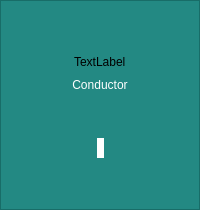
             <widget class="QFrame" name="frame_7">
              <property name="styleSheet">
               <string notr="true">background-color:rgba(29,134,128,85%);</string>
              </property>
              <property name="frameShape">
               <enum>QFrame::StyledPanel</enum>
              </property>
              <property name="frameShadow">
               <enum>QFrame::Raised</enum>
              </property>
              <layout class="QGridLayout" name="gridLayout_5">
               <item row="0" column="0">
                <layout class="QVBoxLayout" name="verticalLayout_10">
                 <item>
                  <spacer name="verticalSpacer_9">
                   <property name="orientation">
                    <enum>Qt::Vertical</enum>
                   </property>
                   <property name="sizeHint" stdset="0">
                    <size>
                     <width>20</width>
                     <height>40</height>
                    </size>
                   </property>
                  </spacer>
                 </item>
                 <item>
                  <layout class="QHBoxLayout" name="horizontalLayout_10">
                   <item>
                    <spacer name="horizontalSpacer_16">
                     <property name="orientation">
                      <enum>Qt::Horizontal</enum>
                     </property>
                     <property name="sizeHint" stdset="0">
                      <size>
                       <width>40</width>
                       <height>20</height>
                      </size>
                     </property>
                    </spacer>
                   </item>
                   <item>
                    <widget class="QLabel" name="icon_conductor">
                     <property name="styleSheet">
                      <string notr="true">background-color:rgba(29,134,128,0%);</string>
                     </property>
                     <property name="text">
                      <string>TextLabel</string>
                     </property>
                    </widget>
                   </item>
                   <item>
                    <spacer name="horizontalSpacer_17">
                     <property name="orientation">
                      <enum>Qt::Horizontal</enum>
                     </property>
                     <property name="sizeHint" stdset="0">
                      <size>
                       <width>40</width>
                       <height>20</height>
                      </size>
                     </property>
                    </spacer>
                   </item>
                  </layout>
                 </item>
                 <item>
                  <widget class="QLabel" name="label_9">
                   <property name="styleSheet">
                    <string notr="true">background-color:rgba(29,134,128,0%);
font: 14pt &quot;MS Shell Dlg 2&quot;;
color:white;</string>
                   </property>
                   <property name="text">
                    <string>Conductor</string>
                   </property>
                   <property name="alignment">
                    <set>Qt::AlignCenter</set>
                   </property>
                  </widget>
                 </item>
                 <item>
                  <spacer name="verticalSpacer_10">
                   <property name="orientation">
                    <enum>Qt::Vertical</enum>
                   </property>
                   <property name="sizeHint" stdset="0">
                    <size>
                     <width>20</width>
                     <height>40</height>
                    </size>
                   </property>
                  </spacer>
                 </item>
                 <item>
                  <layout class="QHBoxLayout" name="horizontalLayout_11">
                   <item>
                    <spacer name="horizontalSpacer_18">
                     <property name="orientation">
                      <enum>Qt::Horizontal</enum>
                     </property>
                     <property name="sizeHint" stdset="0">
                      <size>
                       <width>40</width>
                       <height>20</height>
                      </size>
                     </property>
                    </spacer>
                   </item>
                   <item>
                    <widget class="QLabel" name="frame_conductor">
                     <property name="styleSheet">
                      <string notr="true">background-color:white;
font: 13pt &quot;MS Shell Dlg 2&quot;;
color:#333333;
min-width: 7em;
max-width:7em;
min-height:2em;</string>
                     </property>
                     <property name="text">
                      <string/>
                     </property>
                     <property name="textFormat">
                      <enum>Qt::PlainText</enum>
                     </property>
                     <property name="alignment">
                      <set>Qt::AlignCenter</set>
                     </property>
                     <property name="wordWrap">
                      <bool>true</bool>
                     </property>
                    </widget>
                   </item>
                   <item>
                    <spacer name="horizontalSpacer_20">
                     <property name="orientation">
                      <enum>Qt::Horizontal</enum>
                     </property>
                     <property name="sizeHint" stdset="0">
                      <size>
                       <width>40</width>
                       <height>20</height>
                      </size>
                     </property>
                    </spacer>
                   </item>
                  </layout>
                 </item>
                 <item>
                  <spacer name="verticalSpacer_11">
                   <property name="orientation">
                    <enum>Qt::Vertical</enum>
                   </property>
                   <property name="sizeHint" stdset="0">
                    <size>
                     <width>20</width>
                     <height>40</height>
                    </size>
                   </property>
                  </spacer>
                 </item>
                </layout>
               </item>
              </layout>
             </widget>
